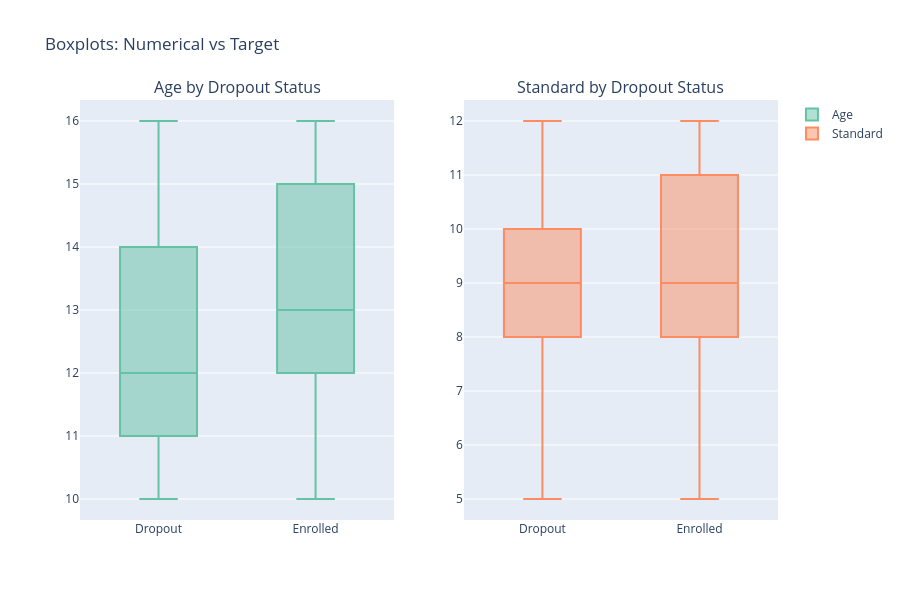

The code cell stored with this chart in its notebook:
### Code cell
print("Generating Bivariate & Multivariate Plots...")

# Boxplots: Numerical vs Target
fig_box = make_subplots(rows=1, cols=2, subplot_titles=("Age by Dropout Status", "Standard by Dropout Status"))
fig_box.add_trace(go.Box(x=df['Dropout_Status'], y=df['Age'], name='Age', marker_color=colors[0]), row=1, col=1)
fig_box.add_trace(go.Box(x=df['Dropout_Status'], y=df['Standard'], name='Standard', marker_color=colors[1]), row=1, col=2)
fig_box.update_layout(height=600, title_text="Boxplots: Numerical vs Target")
fig_box.write_html("bivariate_boxplots.html")
fig_box.show()

### Figure 1 — Plotly figure (JSON) as saved in the notebook; plotly's stock layout.template omitted (floating-point values rounded to 4 significant figures; data arrays with more than 128 entries replaced by an {"elided": "..."} marker saying what was removed)
{"data": [{"marker": {"color": "rgb(102,194,165)"}, "name": "Age", "type": "box", "x": {"elided": "10198 str values"}, "xaxis": "x", "y": {"elided": "10198 int values"}, "yaxis": "y"}, {"marker": {"color": "rgb(252,141,98)"}, "name": "Standard", "type": "box", "x": {"elided": "10198 str values"}, "xaxis": "x2", "y": {"elided": "10198 int values"}, "yaxis": "y2"}], "layout": {"annotations": [{"font": {"size": 16}, "showarrow": false, "text": "Age by Dropout Status", "x": 0.225, "xanchor": "center", "xref": "paper", "y": 1, "yanchor": "bottom", "yref": "paper"}, {"font": {"size": 16}, "showarrow": false, "text": "Standard by Dropout Status", "x": 0.775, "xanchor": "center", "xref": "paper", "y": 1, "yanchor": "bottom", "yref": "paper"}], "height": 600, "title": {"text": "Boxplots: Numerical vs Target"}, "xaxis": {"anchor": "y", "domain": [0, 0.45]}, "xaxis2": {"anchor": "y2", "domain": [0.55, 1]}, "yaxis": {"anchor": "x", "domain": [0, 1]}, "yaxis2": {"anchor": "x2", "domain": [0, 1]}}}
